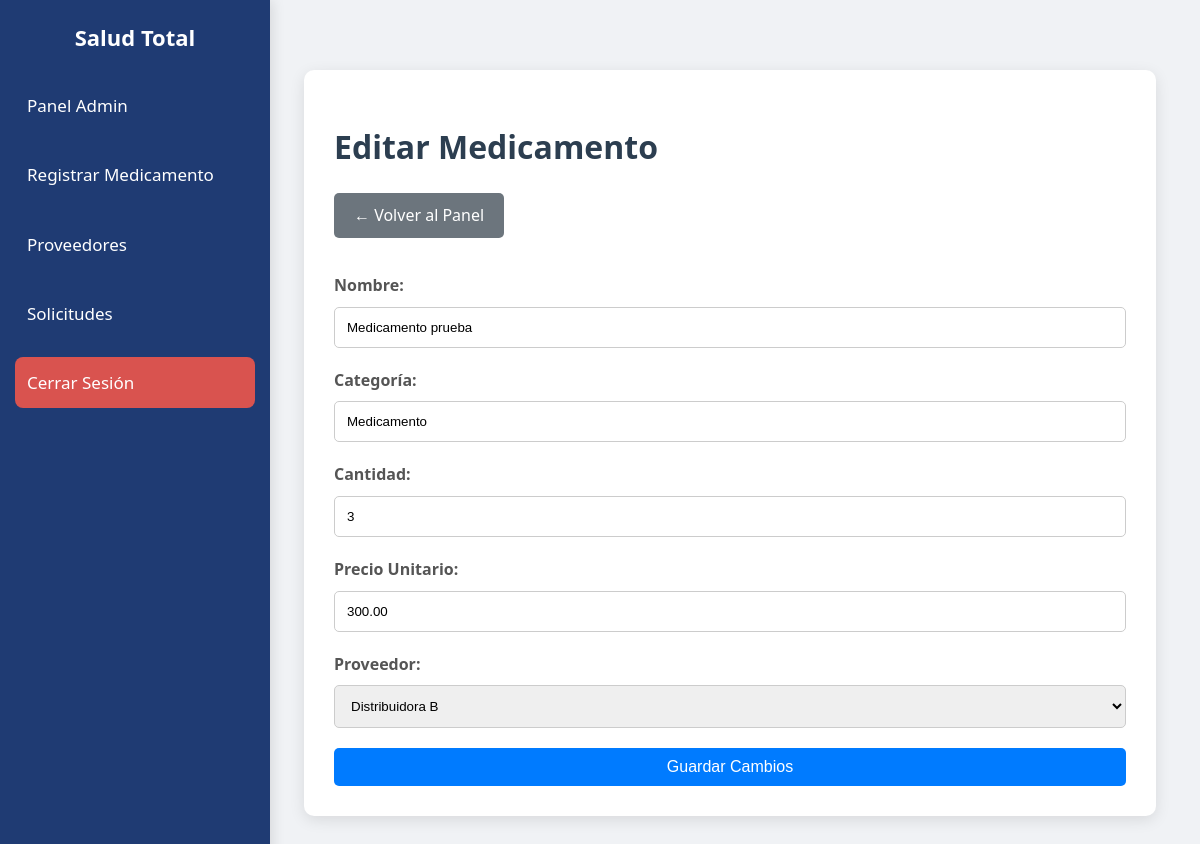
The page /EVALUACION_U3/editar.php?id=2 (signed in) on the database its author committed.
### tables this page shows
CREATE TABLE `medicamentos` (
  `id` int(11) NOT NULL,
  `nombre` varchar(100) NOT NULL,
  `categoria` varchar(100) NOT NULL,
  `cantidad` int(11) NOT NULL,
  `precio` decimal(10,2) NOT NULL,
  `proveedor_id` int(11) DEFAULT NULL,
  `creado_en` datetime DEFAULT current_timestamp(),
  `actualizado_en` datetime DEFAULT NULL ON UPDATE current_timestamp()
);

CREATE TABLE `proveedores` (
  `id` int(11) NOT NULL,
  `nombre` varchar(100) NOT NULL,
  `telefono` varchar(20) DEFAULT NULL,
  `direccion` varchar(200) DEFAULT NULL,
  `creado_en` datetime DEFAULT current_timestamp()
);

### EVALUACION_U3/editar.php (the view, shortened to what this page needs)
<?php
require 'db.php';
$id = (int) $_GET['id'];
$stmt = $pdo->prepare("SELECT * FROM medicamentos WHERE id = :id");
$stmt->execute([":id" => $id]);
$medicamento = $stmt->fetch();
$proveedores = $pdo->query("SELECT id, nombre FROM proveedores ORDER BY nombre ASC")->fetchAll();
?>
<!DOCTYPE html>
<html lang="es">
<head>
<link rel="stylesheet" href="css/style.css">
</head>
<body>
<?php include 'sidebar.php'; ?>
<div class="content">
<div class="container">
    <h1>Editar Medicamento</h1>
    <a href="panel_admin.php" class="btn btn-secondary">← Volver al Panel</a>
    <form method="POST">
        <label>Nombre:</label>
        <input type="text" name="nombre" value="<?= htmlspecialchars($medicamento['nombre']) ?>" required>
        <label>Categoría:</label>
        <input type="text" name="categoria" value="<?= htmlspecialchars($medicamento['categoria']) ?>" required>
        <label>Cantidad:</label>
        <input type="number" name="cantidad" value="<?= htmlspecialchars($medicamento['cantidad']) ?>" min="0" required>
        <label>Precio Unitario:</label>
        <input type="number" step="0.01" name="precio" value="<?= htmlspecialchars($medicamento['precio']) ?>" min="0" required>
        <label>Proveedor:</label>
        <select name="proveedor_id" required>
            <?php foreach ($proveedores as $p): ?>
                <option value="<?= $p['id'] ?>"
                    <?= ($p['id'] == $medicamento['proveedor_id']) ? "selected" : "" ?>>
                    <?= htmlspecialchars($p['nombre']) ?>
                </option>
            <?php endforeach; ?>
        </select>
        <button type="submit" class="btn btn-primary">Guardar Cambios</button>
    </form>
</div>
</div>
</body>
</html>

### EVALUACION_U3/css/style.css (style rules this page uses)
body { font-family: 'Segoe UI', Tahoma, Geneva, Verdana, sans-serif; background-color: #f0f2f5; color: #333; margin: 0; padding: 0; line-height: 1.6; }
h1, h2 { color: #2c3e50; margin-bottom: 20px; }
.container { width: 90%; max-width: 1000px; margin: 40px auto; background-color: #ffffff; padding: 30px; border-radius: 10px; box-shadow: 0 4px 15px rgba(0, 0, 0, 0.1); }
form { margin-top: 20px; }
label { display: block; margin-bottom: 8px; font-weight: 600; color: #555; text-align: left; }
input[type="text"], input[type="email"], input[type="password"], input[type="number"], select { width: 100%; padding: 12px; margin-bottom: 20px; border: 1px solid #ccc; border-radius: 5px; box-sizing: border-box; transition: border-color 0.3s; }
button, .btn { display: inline-block; padding: 10px 20px; font-size: 16px; border: none; border-radius: 5px; cursor: pointer; text-decoration: none; transition: background 0.3s; text-align: center; }
button[type="submit"], .btn-primary { background-color: #007bff; color: white; width: 100%; }
.btn-secondary { background-color: #6c757d; color: white; width: auto; margin-bottom: 15px; }
.content { margin-left: 260px; padding: 30px; }

### rows shown on the page
medicamentos: nombre "Medicamento prueba", categoria "Medicamento", cantidad "3", precio "300.00", proveedor_id "Distribuidora B"
